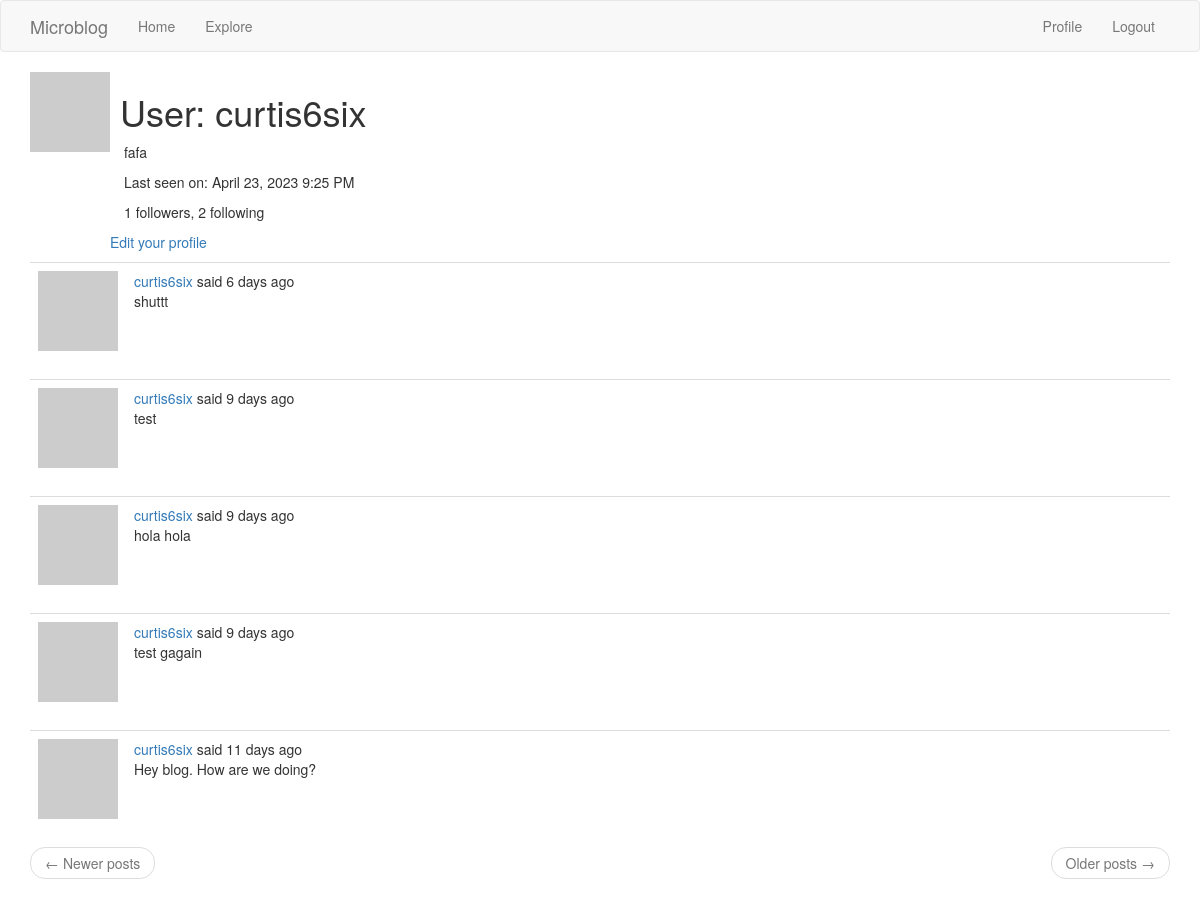
/user/curtis6six (signed in), run on an earlier commit of the app's database.
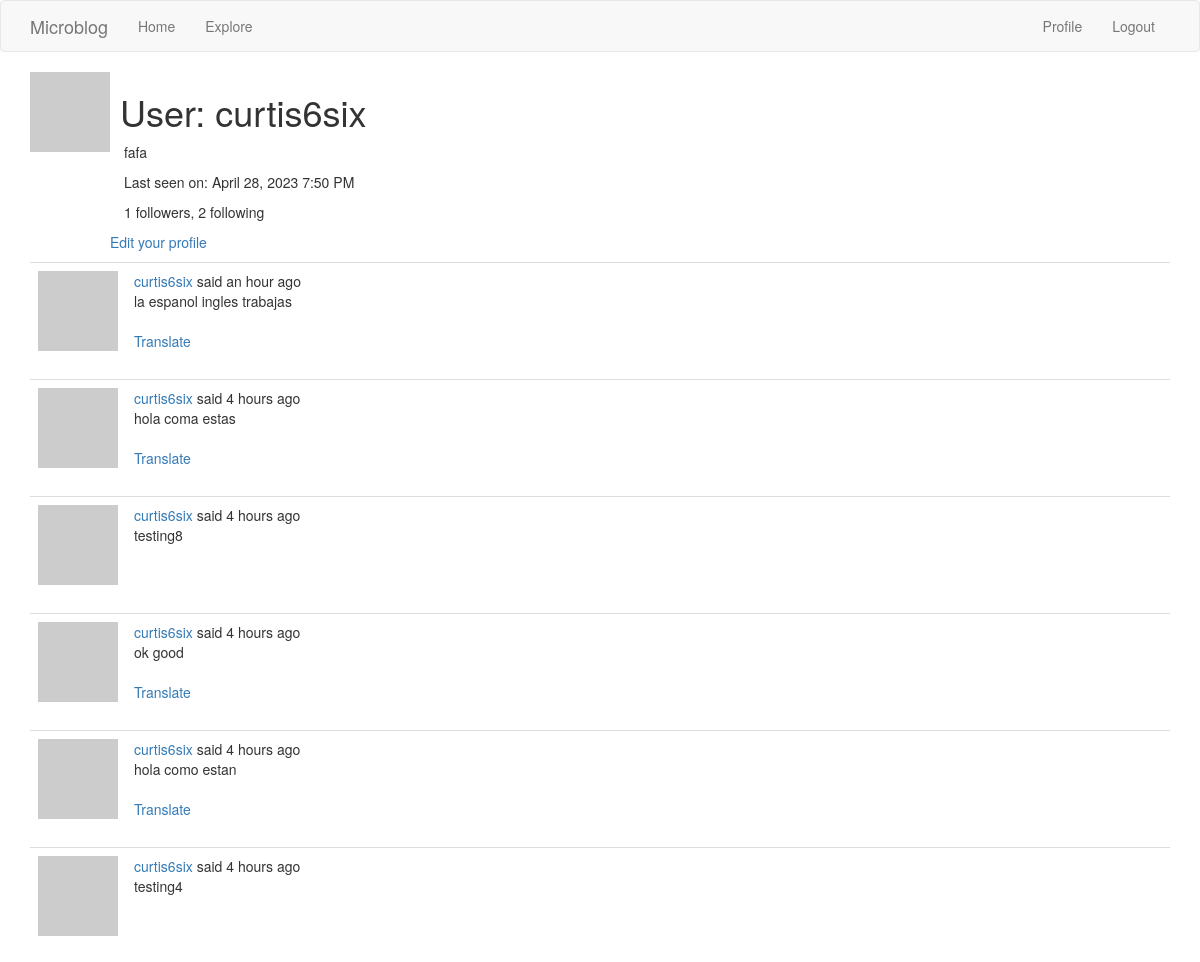
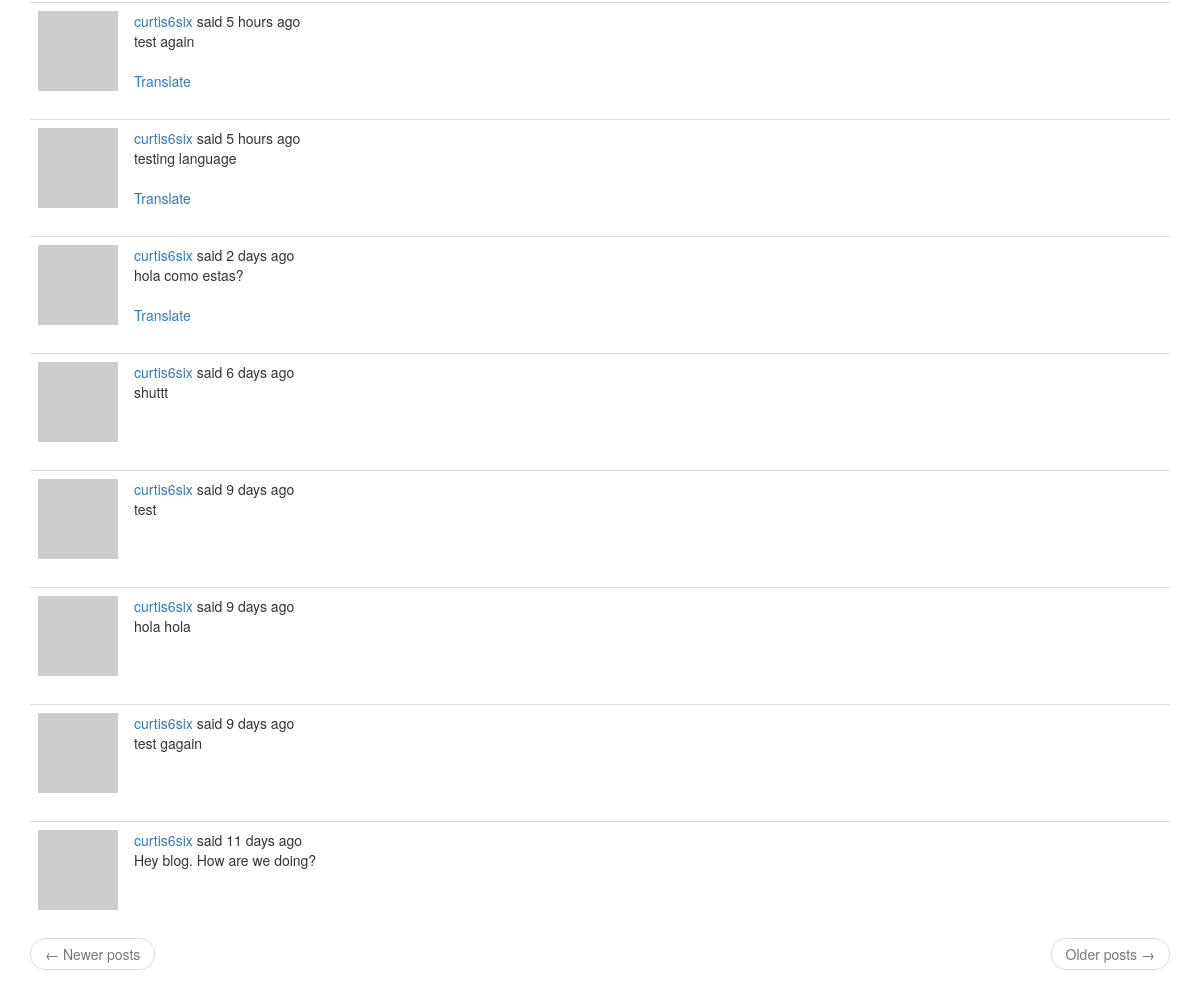
And on a later commit of the database (2 pictures, top to bottom).
### app/models.py (models this page shows, shortened)
class User(UserMixin, db.Model):
    id = db.Column(db.Integer, primary_key=True)
    username = db.Column(db.String(64), index=True, unique=True)
    email = db.Column(db.String(120), index=True, unique=True)
    password_hash = db.Column(db.String(128))
    posts = db.relationship('Post', backref='author', lazy='dynamic')
    about_me = db.Column(db.String(140))
    last_seen = db.Column(db.DateTime, default=datetime.utcnow)
    followed = db.relationship(
        'User',secondary=followers,
        primaryjoin=(followers.c.follower_id == id),
        secondaryjoin=(followers.c.followed_id == id),
        backref=db.backref('followers', lazy='dynamic'), lazy='dynamic')
    def avatar(self,size):
        digest = md5(self.email.lower().encode('utf-8')).hexdigest()
        return 'https://www.gravatar.com/avatar/{}?d=identicon&s={}'.format(digest, size)

class Post(db.Model):
    id = db.Column(db.Integer, primary_key=True)
    body = db.Column(db.String(140))
    timestamp = db.Column(db.DateTime, index=True, default=datetime.utcnow)
    user_id = db.Column(db.Integer, db.ForeignKey('user.id'))
    language = db.Column(db.String(5))

### app/routes.py (the view)
@app.route('/user/<username>')
@login_required
def user(username):
    user = User.query.filter_by(username=username).first_or_404()
    page = request.args.get('page', 1, type=int)
    posts = user.posts.order_by(Post.timestamp.desc()).paginate(page=page, per_page=app.config['POSTS_PER_PAGE'], error_out=False)
    next_url = url_for('user', username=user.username, page=posts.next_num) \
        if posts.has_next else None
    prev_url = url_for('user', username=user.username, page=posts.prev_num) \
        if posts.has_prev else None
    form = EmptyForm()
    return render_template('user.html', user=user, posts=posts.items, next_url=next_url, prev_url=prev_url, form=form)

### app/models.py (called while the page is built)
@login.user_loader
def load_user(id):
    return User.query.get(int(id))

### app/routes.py (called while the page is built)
@app.before_request
def before_request():
    if current_user.is_authenticated:
        current_user.last_seen = datetime.utcnow()
        db.session.commit()
    g.locale = str(get_locale())

### app/templates/user.html (shortened to what this page needs)
{% extends "base.html" %}
{% block app_content %}
    <table>
        <tr valign="top">
            <td><img src="{{ user.avatar(128) }}"></td>
            <td>
                <h1>&nbsp;{{ _('User') }}: {{ user.username }}</h1>
                {% if user.about_me %}<p>&ensp;&ensp;{{ user.about_me }}</p>{% endif %}
                {% if user.last_seen %}<p>&ensp;&ensp;{{ _('Last seen on') }}: {{ moment(user.last_seen).format('LLL') }}</p>{% endif %}
                <p>&ensp;&ensp;{{ _('%(count)d followers', count=user.followers.count()) }}, {{ _('%(count)d following', count=user.followed.count()) }}</p>
                {% if user == current_user %}
                <p><a href="{{ url_for('edit_profile') }}">{{ _('Edit your profile') }}</a></p>
                {% endif %}
            </td>
        </tr>
    </table>
    {% for post in posts %}
        {% include '_post.html' %}
    {% endfor %}
    <nav aria-label="...">
        <ul class="pager">
            <li class="previous{% if not prev_url %} disabled{% endif %}">
                <a href="{{ prev_url or '#' }}">
                    <span aria-hidden="true">&larr;</span> {{ _('Newer posts') }}
                </a>
            </li>
            <li class="next{% if not next_url %} disabled{% endif %}">
                <a href="{{ next_url or '#' }}">
                    {{ _('Older posts') }} <span aria-hidden="true">&rarr;</span>
                </a>
            </li>
        </ul>
    </nav>
{% endblock %}

### app/templates/base.html (shortened to what this page needs)
{% extends 'bootstrap/base.html' %}
{% block navbar %}
    <nav class="navbar navbar-default">
        <div class="container">
            <div class="navbar-header">
                <a class="navbar-brand" href="{{ url_for('index') }}">Microblog</a>
            </div>
            <div class="collapse navbar-collapse" id="bs-example-navbar-collapse-1">
                <ul class="nav navbar-nav">
                    <li><a href="{{ url_for('index') }}">{{ _('Home') }}</a></li>
                    <li><a href="{{ url_for('explore') }}">{{ _('Explore') }}</a></li>
                </ul>
                <ul class="nav navbar-nav navbar-right">
                    {% if current_user.is_anonymous %}
                    <li><a href="{{ url_for('login') }}">{{ _('Login') }}</a></li>
                    {% else %}
                    <li><a href="{{ url_for('user', username=current_user.username) }}">{{ _('Profile') }}</a></li>
                    <li><a href="{{ url_for('logout') }}">{{ _('Logout') }}</a></li>
                    {% endif %}
                </ul>
            </div>
        </div>
    </nav>
{% endblock %}
{% block content %}
    <div class="container">
        {% block app_content %}{% endblock %}
    </div>
{% endblock %}

### app/templates/_post.html (shortened to what this page needs)
<table class="table table-hover">
    <tr>
        <td width="70px">
            <a href="{{ url_for('user', username=post.author.username) }}">
                <img src="{{ post.author.avatar(70) }}" />
            </a>
        </td>
        <td>
            {{ _('%(username)s said %(when)s', username=user_link, when=moment(post.timestamp).fromNow()) }}
            <br>
            <span id="post{{ post.id }}">{{ post.body }}</span>
            {% if post.language and post.language != g.locale %}
            <br><br>
            <span id="translation{{ post.id }}">
                <a href="javascript:translate(
                    '#post{{ post.id }}',
                    '#translation{{ post.id }}',
                    '{{ post.language }}',
                    '{{ g.locale }}');">{{ _('Translate') }}</a>
            </span>
            {% endif %}
        </td>
    </tr>
</table>

What changed in the data, as far as the page shows it:
changed User "curtis6six": last_seen "April 23, 2023 9:25 PM" → "April 28, 2023 7:50 PM"
added Post: body "la espanol ingles trabajas"
added Post: body "hola coma estas"
added Post: body "testing8"
added Post: body "ok good"
added Post: body "hola como estan"
added Post: body "testing4"
added Post: body "test again"
added Post: body "testing language"
added Post: body "hola como estas?"
